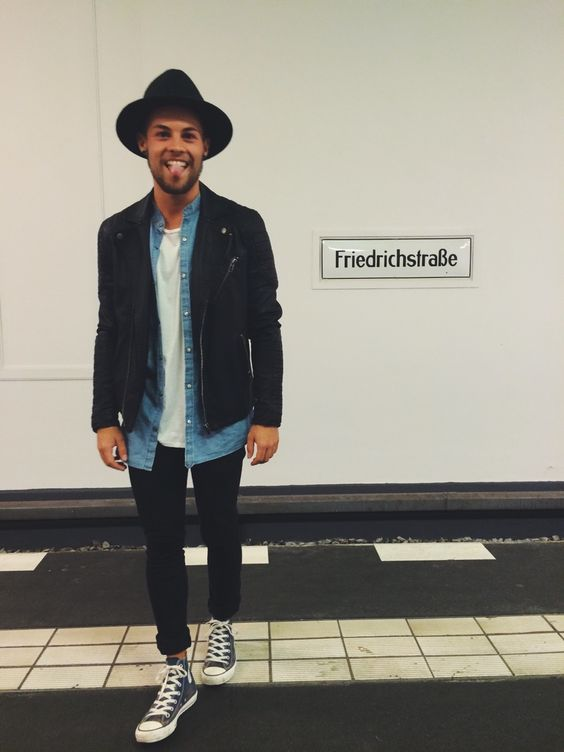
//> input picture FaceScan2/assets/test1.png, 564 x 752 px
$ ./main   (built with g++ and OpenCV 4)
//> lines starting //> are read from the running program, lines starting //| are printed output that depends on the picture
### FaceScan2/ImageUtils.h
/**		ImageUtils.h:		Handy utility functions for dealing with images in OpenCV. by Shervin Emami, 21/9/09.
 **/

#ifndef NV_IMAGE_UTILS_H
#define NV_IMAGE_UTILS_H

//#if defined (__cplusplus)
//extern "C"
//{
//#endif

#include "opencv2/highgui.hpp"
#include "opencv2/core.hpp"

#include <stdio.h>
#include <tchar.h>
#include <vector>	// Used for C++ vectors
	//#include <cstdio>	// Used for "printf"
#include <string>	// Used for C++ strings
	//#include <cmath>	// Used to calculate square-root for statistics
#include <iostream>		// for printing streams in C++
#include <sstream>		// for printing floats in C++
#include <fstream>		// for opening files in C++

	// [5 lines of commented-out code are left out]

using namespace std;

	class ImageUtils
	{
	public:

		// Returns a new image that is a cropped version of the original image.
		// Remember to free the new image later.
		IplImage* cropRectangle(IplImage *img, CvRect region);

		// Draw a rectangle around the given object (use CV_RGB(200,0,0) for red color)
		void drawRectangle(IplImage *img, CvRect face, CvScalar col);

		// Creates a new image copy that is of a different size.
		// Remember to free the new image later.
		IplImage* resizeImage(IplImage *origImg, int newWidth, int newHeight);

		// Rotate clockwise by a number of radians and enlarged.
		IplImage *rotateImage(IplImage *src, IplImage* dst, float angle, float scale);

		// Save the given image to a JPG or BMP file, even if its format isn't an 8-bit image, such as a 32bit image.
		int saveImage(char *filename, IplImage *image);

		// Store a greyscale floating-point CvMat image into a BMP/JPG/GIF/PNG image,
		// since cvSaveImage() can only handle 8bit images (not 32bit float images).
		void saveFloatMat(const char *filename, const CvMat *src);

		// Store a greyscale floating-point CvMat image into a BMP/JPG/GIF/PNG image,
		// since cvSaveImage() can only handle 8bit images (not 32bit float images).
		void saveFloatImage(const char *filename, const IplImage *srcImg);

		// Print some text info about the IplImage properties, to std::cerr.
		void printImageInfo(IplImage *image_tile);

	};

//#if defined (__cplusplus)
//	}
//#endif

#endif	// NV_IMAGE_UTILS_H

### FaceScan2/ShirtColor.h
#pragma once
// ShirtDetection v1.2: Find the approximate color type of a person's tshirt. by Shervin Emami (shervin.emami@gmail.com), 30th Aug 2010.

// If trying to debug the color detector code, enable SHOW_DEBUG_IMAGE:
#define SHOW_DEBUG_IMAGE


#define WIN32_LEAN_AND_MEAN // Exclude rarely-used stuff from Windows headers
//#include <stdio.h>
//#include <tchar.h>

#include <cstdio>	// Used for "printf"
//#include <string>	// Used for C++ strings
#include <iostream>	// Used for C++ cout print statements
#include <cmath>	// Used to calculate square-root for statistics

// Include OpenCV libraries
#include "opencv2\highgui.hpp"
#include "opencv2\core.hpp"
#include "opencv2\objdetect.hpp"
#include "opencv\cv.hpp"
#include "opencv\cvaux.hpp"
#include "opencv\cxcore.hpp"
// [4 lines of commented-out code are left out]

#include "ImageUtils.h"		// Used for easy image cropping, resizing, rotating, etc.
using namespace std;
using namespace cv;

class ShirtColor
{
public:
	std::vector<Rect> findObjectsInImage(Mat origImg, CascadeClassifier cascade, Size minFeatureSize = Size(20, 20));
	int getPixelColorType(int H, int S, int V);
	void run();

private:
	ImageUtils _imageUtils;
	// Face Detection HaarCascade Classifier file for OpenCV (downloadable from "http://alereimondo.no-ip.org/OpenCV/34").
	//const char* cascadeFileFace = "haarcascades\\haarcascade_frontalface_alt.xml";	// Path to the Face Detection HaarCascade XML file
	//const char* cascadeFileFace = "assets\\haarcascades\\haarcascade_frontalface_alt.xml";	// Path to the Face Detection HaarCascade XML file
	string cascade_path = "assets/haarcascades/haarcascade_frontalface_alt.xml";
	string image_path = "assets/test1.png";
};

### FaceScan2/ShirtColor.cpp
// ShirtDetection v1.2: Find the approximate color type of a person's tshirt. by Shervin Emami (shervin.emami@gmail.com), 30th Aug 2010.


#include "ImageUtils.h"		// Used for easy image cropping, resizing, rotating, etc.
#include "ShirtColor.h"

using namespace std;


// Various color types for detected shirt colors.
enum { cBLACK = 0, cWHITE, cGREY, cRED, cORANGE, cYELLOW, cGREEN, cAQUA, cBLUE, cPURPLE, cPINK, NUM_COLOR_TYPES };
char* sCTypes[NUM_COLOR_TYPES] = { "Black", "White","Grey","Red","Orange","Yellow","Green","Aqua","Blue","Purple","Pink" };
uchar cCTHue[NUM_COLOR_TYPES] = { 0,       0,      0,     0,     20,      30,      55,    85,   115,    138,     161 };
uchar cCTSat[NUM_COLOR_TYPES] = { 0,       0,      0,    255,   255,     255,     255,   255,   255,    255,     255 };
uchar cCTVal[NUM_COLOR_TYPES] = { 0,      255,    120,   255,   255,     255,     255,   255,   255,    255,     255 };


																				// Perform face or nose or mouth feature detection on the input image, using the given Haar cascade classifier.
																				// You can specify min detectable feature size, in case you are looking for small features like eyes.
																				// Returns a list of rectangles for detected regions.
																				// Remember to call "cvReleaseHaarClassifierCascade( &cascade );" later.
vector<Rect> ShirtColor::findObjectsInImage(Mat origImg, CascadeClassifier cascade, Size minFeatureSize )
{
	vector<Rect> faces;
	Mat frame_gray;

	cvtColor(origImg, frame_gray, CV_BGR2GRAY);
	equalizeHist(frame_gray, frame_gray);

	//-- Detect faces
	cascade.detectMultiScale(frame_gray, faces, 1.1, 2, 0 | CV_HAAR_SCALE_IMAGE, Size(30, 30));

	for (size_t i = 0; i < faces.size(); i++)
	{
		Point center(faces[i].x + faces[i].width*0.5, faces[i].y + faces[i].height*0.5);
		ellipse(origImg, center, Size(faces[i].width*0.5, faces[i].height*0.5), 0, 0, 360, Scalar(255, 0, 255), 4, 8, 0);

		Mat faceROI = frame_gray(faces[i]);
		// [11 lines of commented-out code are left out]
	}
	imshow("Capture - Face detection", origImg);
	return faces;
	/*
	CvMemStorage* storage;
	vector<CvRect> detRects;// = new vector<CvRect>;

	storage = cvCreateMemStorage(0);
	cvClearMemStorage(storage);

	// If the image is color, use a greyscale copy of the image.
	//IplImage *detectImg = origImg;	// Assume the input image is to be used.
	//IplImage *greyImg = 0;
	Mat detectImg;
	Mat greyImg;
	cvtColor(origImg, greyImg, CV_BGR2GRAY);
	detectImg = greyImg;
	/*
	if (origImg->nChannels > 1) {
		greyImg = cvCreateImage(cvSize(origImg->width, origImg->height), 8, 1);
		std::cout << "[Converting detectImg " << greyImg->width << "x" << greyImg->height << "]" << std::endl;
		_imageUtils.printImageInfo(greyImg);
		cvCvtColor(origImg, greyImg, CV_BGR2GRAY);
		std::cout << "Got greyscale img." << std::endl;
		detectImg = greyImg;	// Use the greyscale version as the input.
	}

	// Enhance / Normalise the image contrast (optional)
	//cvEqualizeHist(detectImg, detectImg);

	double t = (double)cvGetTickCount();
	CvSeq* rects = cvHaarDetectObjects(detectImg, cascade, storage,
		1.1, 2, CV_HAAR_DO_CANNY_PRUNING,
		minFeatureSize);	// Minimum face size changed from "cvSize(30, 30)"
	t = (double)cvGetTickCount() - t;
	std::cout << "detection time = " << t / ((double)cvGetTickFrequency()*1000.) << "ms\n";

	// Get all the detected regions
	for (int i = 0; i < (rects ? rects->total : 0); i++)
	{
		CvRect *r = (CvRect*)cvGetSeqElem(rects, i);

		detRects.push_back(*r);
		std::cout << "Found object at (" << r->x << ", " << r->y << ") of size (" << r->width << "x" << r->height << ").\n";
	}
	std::cout << "Found " << detRects.size() << " objects." << std::endl;

	//cvReleaseHaarClassifierCascade( &cascade );
	if (greyImg)
		cvReleaseImage(&greyImg);
	cvReleaseMemStorage(&storage);
	return detRects;
	*/
}

// Determine what type of color the HSV pixel is. Returns the colorType between 0 and NUM_COLOR_TYPES.
// [45 lines left out: functions getPixelColorType, readParams, not called in this run]

void ShirtColor::run()
//int main(int argc, char **argv)
{
	std::cout << "Shirt Color Detection, by Shervin Emami, 7th Nov 2009." << endl;
	std::cout << "usage: ShirtDetection [image_file]" << endl;

	// [11 lines of commented-out code are left out]
	std::cout << "Loading Face HaarCascade in '" << cascade_path << "'" << endl;
	//Load cascade

	CascadeClassifier cascadeFace;
	if (!cascadeFace.load(cascade_path)) {
		printf("--(!)Error loading\n");
		return ;
	}
	// [15 lines of commented-out code are left out]
	Mat imageIn = imread(image_path);

	if(imageIn.empty()){
		cout << "Unable to open imageIn : " + image_path << "\n" << endl;
		exit(1);
	}
	cout << "(got a" << imageIn.cols << "x" << imageIn.rows << "color image)." << endl;
	// [13 lines of commented-out code are left out]
	Mat imageDisplay = imageIn.clone();
	// [40 lines of commented-out code are left out]
	Rect foundFace = cvRect(0, 0, 0, 0);	// Set init values if nothing was detected.
	vector<Rect> rectFaces;
	double timeFaceDetectStart = (double)cvGetTickCount();	// Record the timing.
	rectFaces = findObjectsInImage(imageIn, cascadeFace);
	double tallyFaceDetectTime = (double)cvGetTickCount() - timeFaceDetectStart;
	cout << "Found " << rectFaces.size() << " faces in " << tallyFaceDetectTime / ((double)cvGetTickFrequency()*1000.) << "ms\n";


	// Process each detected face
	cout << "Detecting shirt colors below the faces." << endl;
	for (int r = 0; r<rectFaces.size(); r++) {
		float initialConfidence = 1.0f;
		int bottom;
		Rect rectFace = rectFaces[r];
		rectangle(imageDisplay,rectFace,CV_RGB(255,0,0));
		// [6 lines of commented-out code are left out]
		CvRect rectShirt;
		rectShirt.x = rectFace.x + (int)(0.5f * (1.0f - SHIRT_SCALE_X) * (float)rectFace.width);
		rectShirt.y = rectFace.y + (int)(SHIRT_DY * (float)rectFace.height) + (int)(0.5f * (1.0f - SHIRT_SCALE_Y) * (float)rectFace.height);
		rectShirt.width = (int)(SHIRT_SCALE_X * rectFace.width);
		rectShirt.height = (int)(SHIRT_SCALE_Y * rectFace.height);
		cout << "Shirt region is from " << rectShirt.x << ", " << rectShirt.y << " to " << rectShirt.x + rectShirt.width - 1 << ", " << rectShirt.y + rectShirt.height - 1 << endl;

		// If the shirt region goes partly below the image, try just a little below the face
		bottom = rectShirt.y + rectShirt.height - 1;
		if (bottom > imageIn.size().height - 1) {
			SHIRT_DY = 0.95f;	// Distance from top of face to top of shirt region, based on detected face height.
			SHIRT_SCALE_Y = 0.3f;	// Height of shirt region compared to the detected face
									// Use a higher shirt region
			rectShirt.y = rectFace.y + (int)(SHIRT_DY * (float)rectFace.height) + (int)(0.5f * (1.0f - SHIRT_SCALE_Y) * (float)rectFace.height);
			rectShirt.height = (int)(SHIRT_SCALE_Y * rectFace.height);
			initialConfidence = initialConfidence * 0.5f;	// Since we are using a smaller region, we are less confident about the results now.
			cout << "Warning: Shirt region goes past the end of the image. Trying to reduce the shirt region position to " << rectShirt.y << " with a height of " << rectShirt.height << endl;
		}

		// Try once again if it is partly below the image.
		bottom = rectShirt.y + rectShirt.height - 1;
		if (bottom > imageIn.size().height - 1) {
			bottom = imageIn.size().height - 1;	// Limit the bottom
			rectShirt.height = bottom - (rectShirt.y - 1);	// Adjust the height to use the new bottom
			initialConfidence = initialConfidence * 0.7f;	// Since we are using a smaller region, we are less confident about the results now.
			cout << "Warning: Shirt region still goes past the end of the image. Trying to reduce the shirt region height to " << rectShirt.height << endl;
		}

		// Make sure the shirt region is in the image
		if (rectShirt.height <= 1) {
			cout << "Warning: Shirt region is not in the image at all, so skipping this face." << endl;
		}
		else {

			// Show the shirt region
			rectangle(imageDisplay, rectShirt, CV_RGB(255, 255, 255));
			//_imageUtils.drawRectangle(imageDisplay, rectShirt, CV_RGB(255, 255, 255));

			// Convert the shirt region from RGB colors to HSV colors
			//cout << "Converting shirt region to HSV" << endl;
			Mat imageShirt = imageIn(rectShirt);
			Mat imageShirtHSV;
			//IplImage *imageShirt = _imageUtils.cropRectangle(imageIn, rectShirt);
			//IplImage *imageShirtHSV = cvCreateImage(cvGetSize(imageShirt), 8, 3);
			//cvCvtColor(imageShirt, imageShirtHSV, CV_BGR2HSV);	// (note that OpenCV stores RGB images in B,G,R order.
			cvtColor(imageShirt, imageShirtHSV, CV_BGR2HSV);
			// [7 lines of commented-out code are left out]
			int h = imageShirtHSV.size().height;				// Pixel height
			int w = imageShirtHSV.size().width;				// Pixel width
			//int rowSize = imageShirtHSV->widthStep;		// Size of row in bytes, including extra padding
			//char *imOfs = imageShirtHSV->imageData;	// Pointer to the start of the image HSV pixels.
													// Create an empty tally of pixel counts for each color type
			int tallyColors[NUM_COLOR_TYPES];
			for (int i = 0; i<NUM_COLOR_TYPES; i++)
				tallyColors[i] = 0;
			// Scan the shirt image to find the tally of pixel colors

			MatIterator_<Vec3b> it = imageShirtHSV.begin<Vec3b>(), it_end = imageShirtHSV.end<Vec3b>();
			for(;it !=it_end;++it)
			{
				Vec3b& pixel = *it;
				int ctype = getPixelColorType(pixel[0], pixel[1], pixel[2]);
				tallyColors[ctype]++;
			}
			// [17 lines of commented-out code are left out]
			int tallyMaxIndex = 0;
			int tallyMaxCount = -1;
			int pixels = w * h;
			for (int i = 0; i<NUM_COLOR_TYPES; i++) {
				int v = tallyColors[i];
				cout << sCTypes[i] << " " << (v * 100 / pixels) << "%, ";
				if (v > tallyMaxCount) {
					tallyMaxCount = tallyColors[i];
					tallyMaxIndex = i;
				}
			}
			cout << endl;
			int percentage = initialConfidence * (tallyMaxCount * 100 / pixels);
			cout << "Color of shirt: " << sCTypes[tallyMaxIndex] << " (" << percentage << "% confidence)." << endl << endl;

			// Display the color type over the shirt in the image.
			//int font = FONT_HERSHEY_PLAIN;
			CvFont font;
			//cvInitFont(&font,CV_FONT_HERSHEY_PLAIN,0.55,0.7, 0,1,CV_AA);	// For OpenCV 1.1
			//cvInitFont(&font, CV_FONT_HERSHEY_PLAIN, 0.8, 1.0, 0, 1, CV_AA);	// For OpenCV 2.0
			char text[256];
			sprintf_s(text, sizeof(text) - 1, "%d%%", percentage);
			putText(imageDisplay, sCTypes[tallyMaxIndex], Point(rectShirt.x, rectShirt.y + rectShirt.height + 12), FONT_HERSHEY_PLAIN,1,Scalar(0,0,255));
			putText(imageDisplay, text, cvPoint(rectShirt.x, rectShirt.y + rectShirt.height + 24), FONT_HERSHEY_PLAIN, 1, Scalar(0, 0, 255));
			// [9 lines of commented-out code are left out]
		}//end if valid height
	}//end for loop

	cout << "Detecting pants colors below the faces." << endl;
	/*
	for (int r = 0; r<rectFaces.size(); r++) {
		float initialConfidence = 1.0f;
		int bottom;
		Rect rectFace = rectFaces[r];
		rectangle(imageDisplay, rectFace, CV_RGB(255, 0, 0));
		//_imageUtils.drawRectangle(imageDisplay, rectFace, CV_RGB(255, 0, 0));

		// Create the shirt region, to be below the detected face and of similar size.
		float PANTS_DY = 6.5f;	// Distance from top of face to top of shirt region, based on detected face height.
		float PANTS_SCALE_X = 2.0f;	// Width of shirt region compared to the detected face
		float PANTS_SCALE_Y = 3.0f;	// Height of shirt region compared to the detected face
		CvRect rectPants;
		rectPants.x = rectFace.x + (int)(0.5f * (1.0f - PANTS_SCALE_X) * (float)rectFace.width);
		rectPants.y = rectFace.y + (int)(PANTS_DY * (float)rectFace.height) + (int)(0.5f * (1.0f - PANTS_SCALE_Y) * (float)rectFace.height);
		rectPants.width = (int)(PANTS_SCALE_X * rectFace.width);
		rectPants.height = (int)(PANTS_SCALE_Y * rectFace.height);
		cout << "Pant region is from " << rectPants.x << ", " << rectPants.y << " to " << rectPants.x + rectPants.width - 1 << ", " << rectPants.y + rectPants.height - 1 << endl;

		// If the shirt region goes partly below the image, try just a little below the face
		bottom = rectPants.y + rectPants.height - 1;
		if (bottom > imageIn.size().height - 1) {
			PANTS_DY = 0.95f;	// Distance from top of face to top of shirt region, based on detected face height.
			PANTS_SCALE_Y = 0.3f;	// Height of shirt region compared to the detected face
									// Use a higher shirt region
			rectPants.y = rectFace.y + (int)(PANTS_DY * (float)rectFace.height) + (int)(0.5f * (1.0f - PANTS_SCALE_Y) * (float)rectFace.height);
			rectPants.height = (int)(PANTS_SCALE_Y * rectFace.height);
			initialConfidence = initialConfidence * 0.5f;	// Since we are using a smaller region, we are less confident about the results now.
			cout << "Warning: Pant region goes past the end of the image. Trying to reduce the pant region position to " << rectPants.y << " with a height of " << rectPants.height << endl;
		}

		// Try once again if it is partly below the image.
		bottom = rectPants.y + rectPants.height - 1;
		if (bottom > imageIn.size().height - 1) {
			bottom = imageIn.size().height - 1;	// Limit the bottom
			rectPants.height = bottom - (rectPants.y - 1);	// Adjust the height to use the new bottom
			initialConfidence = initialConfidence * 0.7f;	// Since we are using a smaller region, we are less confident about the results now.
			cout << "Warning: Pant region still goes past the end of the image. Trying to reduce the shirt region height to " << rectPants.height << endl;
		}

		// Make sure the shirt region is in the image
		if (rectPants.height <= 1) {
			cout << "Warning: Pant region is not in the image at all, so skipping this face." << endl;
		}
		else {

			// Show the shirt region
			rectangle(imageDisplay, rectPants, CV_RGB(255, 255, 255));
			//_imageUtils.drawRectangle(imageDisplay, rectShirt, CV_RGB(255, 255, 255));

			// Convert the shirt region from RGB colors to HSV colors
			//cout << "Converting shirt region to HSV" << endl;
			Mat imagePant = imageIn(rectPants);
			Mat imagePantHSV;
			//IplImage *imageShirt = _imageUtils.cropRectangle(imageIn, rectShirt);
			//IplImage *imageShirtHSV = cvCreateImage(cvGetSize(imageShirt), 8, 3);
			//cvCvtColor(imageShirt, imageShirtHSV, CV_BGR2HSV);	// (note that OpenCV stores RGB images in B,G,R order.
			cvtColor(imagePant, imagePantHSV, CV_BGR2HSV);
			/*
			if (!imageShirtHSV) {
			cerr << "ERROR: Couldn't convert Shirt image from BGR2HSV." << endl;
			exit(1);
			}

			//cout << "Determining color type of the shirt" << endl;
			int h = imagePantHSV.size().height;				// Pixel height
			int w = imagePantHSV.size().width;				// Pixel width
															//int rowSize = imageShirtHSV->widthStep;		// Size of row in bytes, including extra padding
															//char *imOfs = imageShirtHSV->imageData;	// Pointer to the start of the image HSV pixels.
															// Create an empty tally of pixel counts for each color type
			int tallyColors[NUM_COLOR_TYPES];
			for (int i = 0; i<NUM_COLOR_TYPES; i++)
				tallyColors[i] = 0;
			// Scan the shirt image to find the tally of pixel colors

			MatIterator_<Vec3b> it = imagePantHSV.begin<Vec3b>(), it_end = imagePantHSV.end<Vec3b>();
			for (; it != it_end; ++it)
			{
				Vec3b& pixel = *it;
				int ctype = getPixelColorType(pixel[0], pixel[1], pixel[2]);
				tallyColors[ctype]++;
			}
			/*
			for (int y = 0; y<h; y++) {
			for (int x = 0; x<w; x++) {
			// Get the HSV pixel components
			uchar H = *(uchar*)(imOfs + y*rowSize + x * 3 + 0);	// Hue
			uchar S = *(uchar*)(imOfs + y*rowSize + x * 3 + 1);	// Saturation
			uchar V = *(uchar*)(imOfs + y*rowSize + x * 3 + 2);	// Value (Brightness)

			// Determine what type of color the HSV pixel is.
			int ctype = getPixelColorType(H, S, V);
			// Keep count of these colors.
			tallyColors[ctype]++;
			}
			}

			// Print a report about color types, and find the max tally
			//cout << "Number of pixels found using each color type (out of " << (w*h) << ":\n";
			int tallyMaxIndex = 0;
			int tallyMaxCount = -1;
			int pixels = w * h;
			for (int i = 0; i<NUM_COLOR_TYPES; i++) {
				int v = tallyColors[i];
				cout << sCTypes[i] << " " << (v * 100 / pixels) << "%, ";
				if (v > tallyMaxCount) {
					tallyMaxCount = tallyColors[i];
					tallyMaxIndex = i;
				}
			}
			cout << endl;
			int percentage = initialConfidence * (tallyMaxCount * 100 / pixels);
			cout << "Color of pant: " << sCTypes[tallyMaxIndex] << " (" << percentage << "% confidence)." << endl << endl;

			// Display the color type over the shirt in the image.
			//int font = FONT_HERSHEY_PLAIN;
			CvFont font;
			//cvInitFont(&font,CV_FONT_HERSHEY_PLAIN,0.55,0.7, 0,1,CV_AA);	// For OpenCV 1.1
			//cvInitFont(&font, CV_FONT_HERSHEY_PLAIN, 0.8, 1.0, 0, 1, CV_AA);	// For OpenCV 2.0
			char text[256];
			sprintf_s(text, sizeof(text) - 1, "%d%%", percentage);
			putText(imageDisplay, sCTypes[tallyMaxIndex], Point(rectPants.x, rectPants.y + rectPants.height + 12), FONT_HERSHEY_PLAIN, 1, Scalar(0, 0, 255));
			putText(imageDisplay, text, cvPoint(rectPants.x, rectPants.y + rectPants.height + 24), FONT_HERSHEY_PLAIN, 1, Scalar(0, 0, 255));
			//cvPutText(imageDisplay, sCTypes[tallyMaxIndex], cvPoint(rectShirt.x, rectShirt.y + rectShirt.height + 12), &font, CV_RGB(255, 0, 0));
			//cvPutText(imageDisplay, text, cvPoint(rectShirt.x, rectShirt.y + rectShirt.height + 24), &font, CV_RGB(255, 0, 0));


			// Free resources.
			//cvReleaseImage(&imageShirtHSV);
			//cvReleaseImage(&imageShirt);
		}//end if valid height
	}//end for loop
	*/
	 // Display the RGB debugging image
	namedWindow("Shirt");
	imshow("Shirt", imageDisplay);
	// [17 lines of commented-out code are left out]

}

### FaceScan2/main.cpp
#include "faceScan.h"
#include "ShirtColor.h"

#include "opencv2/imgproc.hpp"
#include "opencv2/videoio.hpp"
#include "opencv2/highgui.hpp"
#include "opencv2/core.hpp"
#include "opencv2/objdetect/objdetect.hpp"
#include "iostream"

using namespace cv;
using namespace std;

/* -------------------------- dlib file --------------------- */
string shape_landmark_dat_path = "assets/shape_predictor_68_face_landmarks.dat";

/* -------------------------- input file --------------------- */
string image_path = "assets/mild.png";

faceScan _faceScan;
ShirtColor _shirtColor;

int main(int nArgs, char* args[]) {
	// [18 lines of commented-out code are left out]
	_shirtColor.run();
//> in run, imageIn is the input picture: 752 rows x 564 cols, CV_8UC3; mean B, G, R 131.8, 141.7, 144.8
//| (got a564x752color image).
//> in findObjectsInImage, `cvtColor(origImg, frame_gray, CV_BGR2GRAY);`:
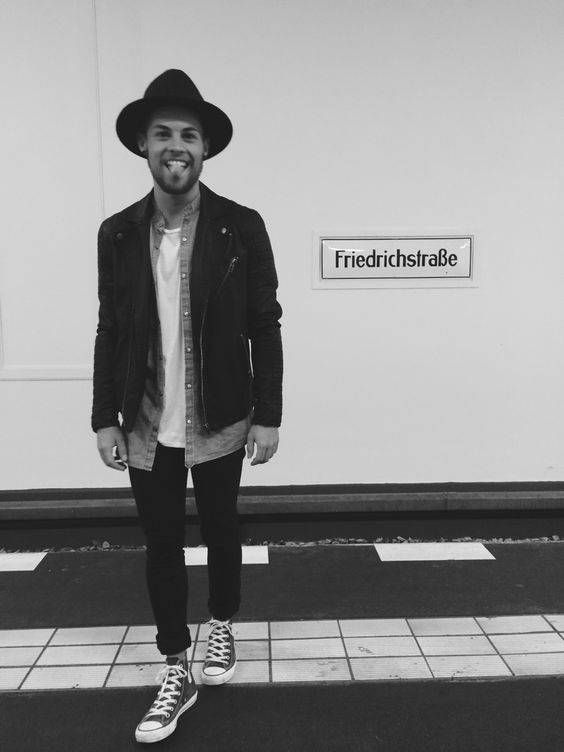
//> frame_gray: 752 rows x 564 cols, CV_8UC1; min 3, max 254, mean 141.5
//> in findObjectsInImage, `equalizeHist(frame_gray, frame_gray);`:
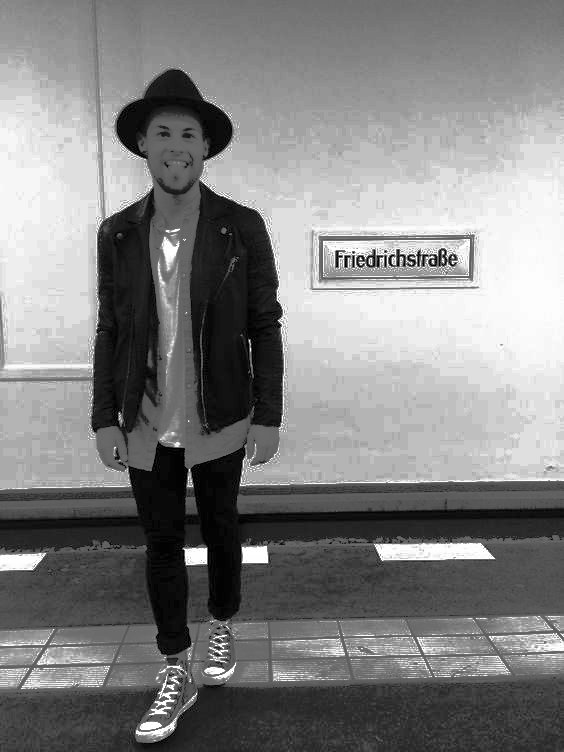
//> frame_gray: 752 rows x 564 cols, CV_8UC1; min 0, max 255, mean 130
//> in findObjectsInImage, `cascade.detectMultiScale(frame_gray, faces, 1.1, 2, 0 | CV_HAAR_SCALE_..`: faces = 1 Rect (x, y, width, height): [143, 109, 68, 68]
//> the loop in findObjectsInImage, `for (size_t i = 0; i < faces.size(); i++)` made 1 pass
//> center on pass 1: Point(177, 143)
//> (the rest of the program and of its run is left out)
